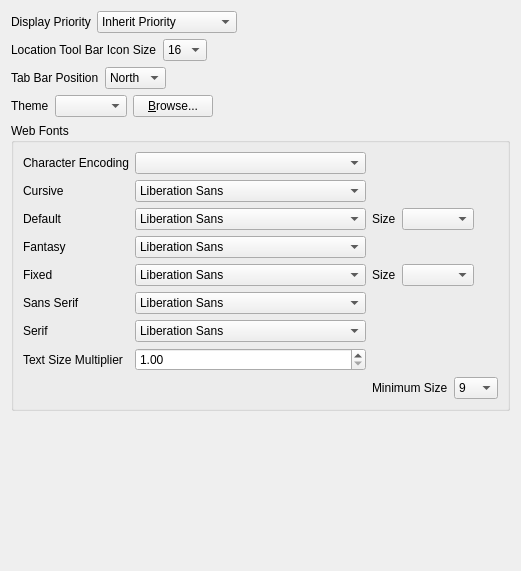
            <widget class="QWidget" name="scrollAreaWidgetContents_4">
             <property name="geometry">
              <rect>
               <x>0</x>
               <y>0</y>
               <width>520</width>
               <height>571</height>
              </rect>
             </property>
             <layout class="QVBoxLayout" name="verticalLayout_2">
              <item>
               <layout class="QHBoxLayout" name="horizontalLayout_63">
                <item>
                 <widget class="QLabel" name="label_78">
                  <property name="text">
                   <string>Display Priority</string>
                  </property>
                 </widget>
                </item>
                <item>
                 <widget class="QComboBox" name="displaypriority">
                  <property name="currentIndex">
                   <number>3</number>
                  </property>
                  <property name="sizeAdjustPolicy">
                   <enum>QComboBox::AdjustToContents</enum>
                  </property>
                  <item>
                   <property name="text">
                    <string>High Priority</string>
                   </property>
                  </item>
                  <item>
                   <property name="text">
                    <string>Highest Priority</string>
                   </property>
                  </item>
                  <item>
                   <property name="text">
                    <string>Idle Priority</string>
                   </property>
                  </item>
                  <item>
                   <property name="text">
                    <string>Inherit Priority</string>
                   </property>
                  </item>
                  <item>
                   <property name="text">
                    <string>Low Priority</string>
                   </property>
                  </item>
                  <item>
                   <property name="text">
                    <string>Lowest Priority</string>
                   </property>
                  </item>
                  <item>
                   <property name="text">
                    <string>Normal Priority</string>
                   </property>
                  </item>
                  <item>
                   <property name="text">
                    <string>Time-Critical Priority</string>
                   </property>
                  </item>
                 </widget>
                </item>
                <item>
                 <spacer name="horizontalSpacer_52">
                  <property name="orientation">
                   <enum>Qt::Horizontal</enum>
                  </property>
                  <property name="sizeHint" stdset="0">
                   <size>
                    <width>40</width>
                    <height>20</height>
                   </size>
                  </property>
                 </spacer>
                </item>
               </layout>
              </item>
              <item>
               <layout class="QHBoxLayout" name="horizontalLayout_41">
                <item>
                 <widget class="QLabel" name="label_57">
                  <property name="text">
                   <string>Location Tool Bar Icon Size</string>
                  </property>
                 </widget>
                </item>
                <item>
                 <widget class="QComboBox" name="locationToolbarIconSizeComboBox">
                  <property name="sizeAdjustPolicy">
                   <enum>QComboBox::AdjustToContents</enum>
                  </property>
                  <item>
                   <property name="text">
                    <string>16</string>
                   </property>
                  </item>
                  <item>
                   <property name="text">
                    <string>24</string>
                   </property>
                  </item>
                  <item>
                   <property name="text">
                    <string>32</string>
                   </property>
                  </item>
                 </widget>
                </item>
                <item>
                 <spacer name="horizontalSpacer_32">
                  <property name="orientation">
                   <enum>Qt::Horizontal</enum>
                  </property>
                  <property name="sizeHint" stdset="0">
                   <size>
                    <width>40</width>
                    <height>20</height>
                   </size>
                  </property>
                 </spacer>
                </item>
               </layout>
              </item>
              <item>
               <layout class="QHBoxLayout" name="horizontalLayout_65">
                <item>
                 <widget class="QLabel" name="label_80">
                  <property name="text">
                   <string>Tab Bar Position</string>
                  </property>
                 </widget>
                </item>
                <item>
                 <widget class="QComboBox" name="tab_bar_position">
                  <property name="currentIndex">
                   <number>1</number>
                  </property>
                  <item>
                   <property name="text">
                    <string>East</string>
                   </property>
                  </item>
                  <item>
                   <property name="text">
                    <string>North</string>
                   </property>
                  </item>
                  <item>
                   <property name="text">
                    <string>South</string>
                   </property>
                  </item>
                  <item>
                   <property name="text">
                    <string>West</string>
                   </property>
                  </item>
                 </widget>
                </item>
                <item>
                 <spacer name="horizontalSpacer_54">
                  <property name="orientation">
                   <enum>Qt::Horizontal</enum>
                  </property>
                  <property name="sizeHint" stdset="0">
                   <size>
                    <width>40</width>
                    <height>20</height>
                   </size>
                  </property>
                 </spacer>
                </item>
               </layout>
              </item>
              <item>
               <layout class="QHBoxLayout" name="horizontalLayout_14">
                <item>
                 <widget class="QLabel" name="label_4">
                  <property name="text">
                   <string>Theme</string>
                  </property>
                 </widget>
                </item>
                <item>
                 <widget class="QComboBox" name="iconSetComboBox">
                  <property name="sizeAdjustPolicy">
                   <enum>QComboBox::AdjustToContents</enum>
                  </property>
                 </widget>
                </item>
                <item>
                 <widget class="QPushButton" name="chooseIconSetPushButton">
                  <property name="sizePolicy">
                   <sizepolicy hsizetype="Fixed" vsizetype="Fixed">
                    <horstretch>0</horstretch>
                    <verstretch>0</verstretch>
                   </sizepolicy>
                  </property>
                  <property name="text">
                   <string>&amp;Browse...</string>
                  </property>
                 </widget>
                </item>
                <item>
                 <spacer name="horizontalSpacer_17">
                  <property name="orientation">
                   <enum>Qt::Horizontal</enum>
                  </property>
                  <property name="sizeHint" stdset="0">
                   <size>
                    <width>40</width>
                    <height>20</height>
                   </size>
                  </property>
                 </spacer>
                </item>
               </layout>
              </item>
              <item>
               <layout class="QHBoxLayout" name="horizontalLayout_20">
                <item>
                 <widget class="QGroupBox" name="groupBox">
                  <property name="title">
                   <string>Web Fonts</string>
                  </property>
                  <layout class="QGridLayout" name="gridLayout_6">
                   <item row="4" column="0">
                    <widget class="QLabel" name="label">
                     <property name="text">
                      <string>Fixed</string>
                     </property>
                    </widget>
                   </item>
                   <item row="4" column="1">
                    <widget class="QFontComboBox" name="fixedFontCombinationBox">
                     <property name="editable">
                      <bool>false</bool>
                     </property>
                     <property name="sizeAdjustPolicy">
                      <enum>QComboBox::AdjustToContents</enum>
                     </property>
                    </widget>
                   </item>
                   <item row="2" column="0">
                    <widget class="QLabel" name="label_8">
                     <property name="text">
                      <string>Default</string>
                     </property>
                    </widget>
                   </item>
                   <item row="2" column="1">
                    <widget class="QFontComboBox" name="defaultFontCombinationBox">
                     <property name="editable">
                      <bool>false</bool>
                     </property>
                     <property name="sizeAdjustPolicy">
                      <enum>QComboBox::AdjustToContents</enum>
                     </property>
                    </widget>
                   </item>
                   <item row="1" column="0">
                    <widget class="QLabel" name="label_44">
                     <property name="text">
                      <string>Cursive</string>
                     </property>
                    </widget>
                   </item>
                   <item row="1" column="1">
                    <widget class="QFontComboBox" name="cursiveFontCombinationBox">
                     <property name="editable">
                      <bool>false</bool>
                     </property>
                     <property name="sizeAdjustPolicy">
                      <enum>QComboBox::AdjustToContents</enum>
                     </property>
                    </widget>
                   </item>
                   <item row="5" column="0">
                    <widget class="QLabel" name="label_45">
                     <property name="text">
                      <string>Sans Serif</string>
                     </property>
                    </widget>
                   </item>
                   <item row="5" column="1">
                    <widget class="QFontComboBox" name="sansSerifFontCombinationBox">
                     <property name="editable">
                      <bool>false</bool>
                     </property>
                     <property name="sizeAdjustPolicy">
                      <enum>QComboBox::AdjustToContents</enum>
                     </property>
                    </widget>
                   </item>
                   <item row="6" column="0">
                    <widget class="QLabel" name="label_46">
                     <property name="text">
                      <string>Serif</string>
                     </property>
                    </widget>
                   </item>
                   <item row="6" column="1">
                    <widget class="QFontComboBox" name="serifFontCombinationBox">
                     <property name="editable">
                      <bool>false</bool>
                     </property>
                     <property name="sizeAdjustPolicy">
                      <enum>QComboBox::AdjustToContents</enum>
                     </property>
                    </widget>
                   </item>
                   <item row="3" column="0">
                    <widget class="QLabel" name="label_47">
                     <property name="text">
                      <string>Fantasy</string>
                     </property>
                    </widget>
                   </item>
                   <item row="3" column="1">
                    <widget class="QFontComboBox" name="fantasyFontCombinationBox">
                     <property name="editable">
                      <bool>false</bool>
                     </property>
                     <property name="sizeAdjustPolicy">
                      <enum>QComboBox::AdjustToContents</enum>
                     </property>
                    </widget>
                   </item>
                   <item row="2" column="2">
                    <layout class="QHBoxLayout" name="horizontalLayout_16">
                     <item>
                      <widget class="QLabel" name="label_43">
                       <property name="text">
                        <string>Size</string>
                       </property>
                      </widget>
                     </item>
                     <item>
                      <widget class="QComboBox" name="defaultFontSizeCombinationBox">
                       <property name="sizeAdjustPolicy">
                        <enum>QComboBox::AdjustToContents</enum>
                       </property>
                      </widget>
                     </item>
                     <item>
                      <spacer name="horizontalSpacer_7">
                       <property name="orientation">
                        <enum>Qt::Horizontal</enum>
                       </property>
                       <property name="sizeHint" stdset="0">
                        <size>
                         <width>40</width>
                         <height>20</height>
                        </size>
                       </property>
                      </spacer>
                     </item>
                    </layout>
                   </item>
                   <item row="4" column="2">
                    <layout class="QHBoxLayout" name="horizontalLayout_18">
                     <item>
                      <widget class="QLabel" name="label_7">
                       <property name="text">
                        <string>Size</string>
                       </property>
                      </widget>
                     </item>
                     <item>
                      <widget class="QComboBox" name="fixedFontSizeCombinationBox">
                       <property name="sizeAdjustPolicy">
                        <enum>QComboBox::AdjustToContents</enum>
                       </property>
                      </widget>
                     </item>
                     <item>
                      <spacer name="horizontalSpacer_9">
                       <property name="orientation">
                        <enum>Qt::Horizontal</enum>
                       </property>
                       <property name="sizeHint" stdset="0">
                        <size>
                         <width>40</width>
                         <height>20</height>
                        </size>
                       </property>
                      </spacer>
                     </item>
                    </layout>
                   </item>
                   <item row="8" column="2">
                    <layout class="QHBoxLayout" name="horizontalLayout_19">
                     <item>
                      <widget class="QLabel" name="label_48">
                       <property name="text">
                        <string>Minimum Size</string>
                       </property>
                      </widget>
                     </item>
                     <item>
                      <widget class="QComboBox" name="minimumFontSizeCombinationBox">
                       <property name="currentIndex">
                        <number>3</number>
                       </property>
                       <property name="sizeAdjustPolicy">
                        <enum>QComboBox::AdjustToContents</enum>
                       </property>
                       <item>
                        <property name="text">
                         <string>6</string>
                        </property>
                       </item>
                       <item>
                        <property name="text">
                         <string>7</string>
                        </property>
                       </item>
                       <item>
                        <property name="text">
                         <string>8</string>
                        </property>
                       </item>
                       <item>
                        <property name="text">
                         <string>9</string>
                        </property>
                       </item>
                       <item>
                        <property name="text">
                         <string>10</string>
                        </property>
                       </item>
                       <item>
                        <property name="text">
                         <string>11</string>
                        </property>
                       </item>
                       <item>
                        <property name="text">
                         <string>12</string>
                        </property>
                       </item>
                       <item>
                        <property name="text">
                         <string>13</string>
                        </property>
                       </item>
                       <item>
                        <property name="text">
                         <string>14</string>
                        </property>
                       </item>
                       <item>
                        <property name="text">
                         <string>15</string>
                        </property>
                       </item>
                       <item>
                        <property name="text">
                         <string>16</string>
                        </property>
                       </item>
                       <item>
                        <property name="text">
                         <string>17</string>
                        </property>
                       </item>
                       <item>
                        <property name="text">
                         <string>18</string>
                        </property>
                       </item>
                       <item>
                        <property name="text">
                         <string>19</string>
                        </property>
                       </item>
                       <item>
                        <property name="text">
                         <string>20</string>
                        </property>
                       </item>
                       <item>
                        <property name="text">
                         <string>21</string>
                        </property>
                       </item>
                       <item>
                        <property name="text">
                         <string>22</string>
                        </property>
                       </item>
                       <item>
                        <property name="text">
                         <string>23</string>
                        </property>
                       </item>
                       <item>
                        <property name="text">
                         <string>24</string>
                        </property>
                       </item>
                       <item>
                        <property name="text">
                         <string>25</string>
                        </property>
                       </item>
                      </widget>
                     </item>
                     <item>
                      <spacer name="horizontalSpacer_10">
                       <property name="orientation">
                        <enum>Qt::Horizontal</enum>
                       </property>
                       <property name="sizeHint" stdset="0">
                        <size>
                         <width>40</width>
                         <height>20</height>
                        </size>
                       </property>
                      </spacer>
                     </item>
                    </layout>
                   </item>
                   <item row="0" column="0">
                    <widget class="QLabel" name="label_54">
                     <property name="text">
                      <string>Character Encoding</string>
                     </property>
                    </widget>
                   </item>
                   <item row="0" column="1">
                    <widget class="QComboBox" name="encodingCombinationBox">
                     <property name="sizeAdjustPolicy">
                      <enum>QComboBox::AdjustToContents</enum>
                     </property>
                    </widget>
                   </item>
                   <item row="7" column="0">
                    <widget class="QLabel" name="label_64">
                     <property name="text">
                      <string>Text Size Multiplier</string>
                     </property>
                    </widget>
                   </item>
                   <item row="7" column="1">
                    <widget class="QDoubleSpinBox" name="textSizeMultiplierSpinBox">
                     <property name="minimum">
                      <double>1.000000000000000</double>
                     </property>
                     <property name="singleStep">
                      <double>0.250000000000000</double>
                     </property>
                    </widget>
                   </item>
                  </layout>
                 </widget>
                </item>
                <item>
                 <spacer name="horizontalSpacer_11">
                  <property name="orientation">
                   <enum>Qt::Horizontal</enum>
                  </property>
                  <property name="sizeHint" stdset="0">
                   <size>
                    <width>40</width>
                    <height>20</height>
                   </size>
                  </property>
                 </spacer>
                </item>
               </layout>
              </item>
              <item>
               <spacer name="verticalSpacer_2">
                <property name="orientation">
                 <enum>Qt::Vertical</enum>
                </property>
                <property name="sizeHint" stdset="0">
                 <size>
                  <width>20</width>
                  <height>40</height>
                 </size>
                </property>
               </spacer>
              </item>
             </layout>
            </widget>
